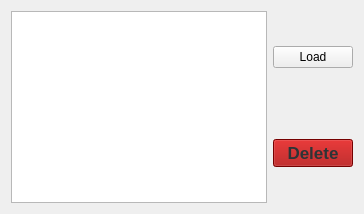
        <widget class="QWidget" name="delete">
         <attribute name="title">
          <string>Delete</string>
         </attribute>
         <layout class="QHBoxLayout" name="horizontalLayout_6">
          <item>
           <widget class="QTextBrowser" name="deleteSelectionBrowser"/>
          </item>
          <item>
           <layout class="QVBoxLayout" name="verticalLayout_5">
            <item>
             <widget class="QPushButton" name="loadDeleteSelectionButton">
              <property name="text">
               <string>Load</string>
              </property>
             </widget>
            </item>
            <item>
             <spacer name="verticalSpacer_15">
              <property name="orientation">
               <enum>Qt::Vertical</enum>
              </property>
              <property name="sizeType">
               <enum>QSizePolicy::Minimum</enum>
              </property>
              <property name="sizeHint" stdset="0">
               <size>
                <width>20</width>
                <height>30</height>
               </size>
              </property>
             </spacer>
            </item>
            <item>
             <widget class="QPushButton" name="dataDeleteButton">
              <property name="font">
               <font>
                <pointsize>13</pointsize>
                <weight>75</weight>
                <bold>true</bold>
               </font>
              </property>
              <property name="styleSheet">
               <string notr="true">background-color: rgb(164, 0, 0);
color: rgb(46, 52, 54);</string>
              </property>
              <property name="text">
               <string>Delete</string>
              </property>
             </widget>
            </item>
           </layout>
          </item>
         </layout>
        </widget>
